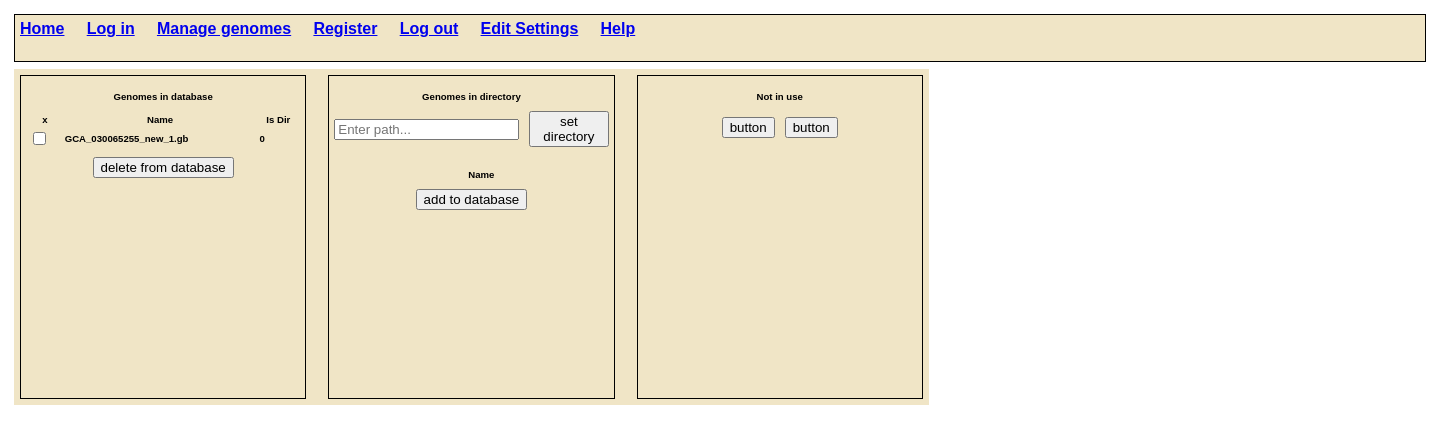
Page /managegenomes on the earlier database version.
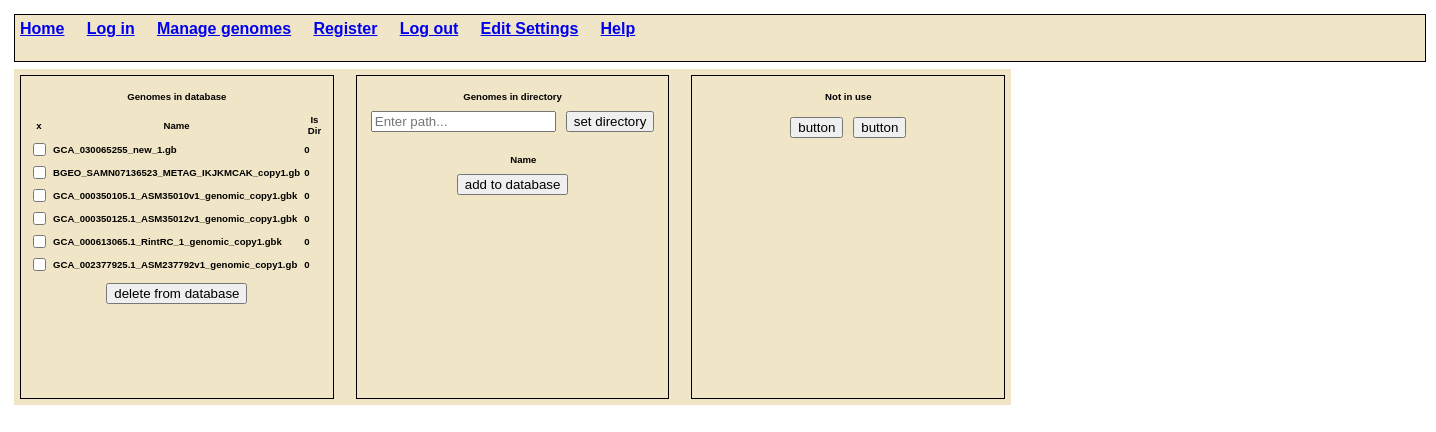
Same page on the later database version.
### event/models.py (models this page shows)
class genomeEntry(models.Model):
    name=models.CharField('name',max_length=120)
    nick=models.CharField('nick',max_length=120,default="-")
    path=models.CharField('path',max_length=120,default="-1")
    extra=models.CharField('extra',max_length=120)
    is_dir=models.CharField('is_dir',max_length=120,default=-1)
    description=models.TextField(blank=True)
    contigs_num=models.IntegerField('contigs_num',default=-1)
    genome_size=models.IntegerField('genome_size',default=-1)
    footprint_size=models.IntegerField('footprint_size',default=-1)
    footprint_perc=models.FloatField('footprint_size',default=-1.0)
    button_analyse_isok=models.TextField('button_analyse_isok',default="red")
    button_prepare_isok=models.TextField('button_prepare_isok',default="red")
    button_blast_isok=models.TextField('button_blast_isok',default="red")
    button_blastanal_isok=models.TextField('button_blastanal_isok',default="red")
    button_footprints_isok=models.TextField('button_footprints_isok',default="red")
    button_analyse_results_isok=models.TextField('button_analyse_results_isok',default="red")
    files_num=models.IntegerField('files_num',default=-1)
    footprints=models.ManyToManyField(Footprint,blank=True)
    work_files_dir=models.CharField('work_files_dir',max_length=120,default="D:/workfiles/")
    concat_fasta_file=models.CharField('concat_fasta_file',max_length=120,default="")
    blast_results_file=models.CharField('blast_results_file',max_length=120,default="")
    blast_analysis_file=models.CharField('blast_analysis_file',max_length=120,default="")
    analysed_gb_files=models.CharField('analysed_gb_files',max_length=120,default="")
    is_list_csv_file=models.CharField('is_list_csv_file',max_length=120,default="")
    is_frequency_pic=models.CharField('is_frequency_pic',max_length=120,default="")
    def __str__(self):
	    return self.name

### event/views.py (the view)
# urls.py: path('managegenomes',views.managegenomes,name="managegenomes"),
def managegenomes(request):
    dbsquares = genomeEntry.objects.all()
    try:
        currendir_listing = os.listdir(request.user.userprofile.current_genome_dir)
    except:
        currendir_listing = []
    if request.method == 'POST':
        sent_action = request.POST.get('command')
        sent_answer = request.POST.get('answer')
        if sent_action == 'deletegenomes':
            print("sent_command deletegenomes")
            sent_answer = request.POST.get('answer').split(",")
            for i in sent_answer:
                genObj = genomeEntry.objects.filter(name=i).first()
                if genObj is not None:
                    genObj.delete()
            return render(request,'event/managegenomes.html',{'squaredb':dbsquares,'currentdir_listing':currendir_listing})
        if sent_action == 'addgenomes':
            print("sent_command addgenomes")
            sent_answer = request.POST.get('answer').split(",")
            for i in sent_answer:
                print(i)
                existing_entry = genomeEntry.objects.filter(name=i).first()
                if not existing_entry:
                    cleanedname=remove_extension(i)
                    if os.path.isdir(request.user.userprofile.current_genome_dir+"/"+i):
                        dirinput="1"
                    else:
                        dirinput="0"
                    my_work_files_dir=request.user.userprofile.work_files_dir+"/"+cleanedname
                    if not os.path.exists(my_work_files_dir):
                        os.makedirs(my_work_files_dir)
                    my_blast_files_dir=request.user.userprofile.blast_files_dir+"/"+cleanedname
                    if not os.path.exists(my_blast_files_dir):
                        os.makedirs(my_blast_files_dir)
                    genomeP = genomeEntry.objects.create(name=i, path=request.user.userprofile.current_genome_dir, extra='sea3', is_dir=dirinput,blast_results_file=my_blast_files_dir,work_files_dir=my_work_files_dir)
            return render(request,'event/managegenomes.html',{'squaredb':dbsquares,'currentdir_listing':currendir_listing})
        if sent_action == 'commitDirectory':
            print("sent_command commitdirectory")
            sent_path = request.POST.get('answer')
            print (sent_path)
            if os.path.isdir(sent_path):
                request.user.userprofile.current_genome_dir=sent_path
                currendir_listing = os.listdir(sent_path)
                request.user.userprofile.save()
            currendir_listing = os.listdir(request.user.userprofile.current_genome_dir)
            return render(request,'event/managegenomes.html',{'squaredb':dbsquares,'currentdir_listing':currendir_listing})
    else:
        return render(request,'event/managegenomes.html',{'squaredb':dbsquares,'currentdir_listing':currendir_listing})

### event/templates/event/managegenomes.html (shortened to what this page needs)
 {% extends 'event/base.html' %}
{% load static %}
{%block content%}
<!DOCTYPE html>
<html lang="en">
<head>
</head>
<body>
    <div class="container">
    <div class="header">
        <a class="nav-link" href="{% url 'home' %}">Home</a>&nbsp;&nbsp;&nbsp;&nbsp;
        <a class="nav-link" href="{% url 'login' %}">Log in</a>&nbsp;&nbsp;&nbsp;&nbsp;
        <a class="nav-link" href="{% url 'managegenomes' %}">Manage genomes</a>&nbsp;&nbsp;&nbsp;&nbsp;
          <a class="nav-link" href="{% url 'register_user' %}">Register</a>&nbsp;&nbsp;&nbsp;&nbsp;
          <a class="nav-link" href="{% url 'logout' %}">Log out</a>&nbsp;&nbsp;&nbsp;&nbsp;
          <a class="nav-link" href="{% url 'editSettings' %}"> Edit Settings</a>&nbsp;&nbsp;&nbsp;&nbsp;
          <a class="nav-link" href="{% url 'help' %}">Help</a>&nbsp;&nbsp;&nbsp;&nbsp;
    </div>
    <div class="container2">
        <div class="box2">
        <p>Genomes in database</p>
            <table id="example" class="table table-striped" style="width:100%">
                <thead>
                    <tr>
                      <th>x</th>
                        <th>Name</th>
                        <th>Is Dir</th>
                    </tr>
                </thead>
                <tbody>
                  {% for item in squaredb %}
                  <tr>
                    <td><input type="checkbox" name="{{ item }}" {% if item.is_checked %}checked{% endif %}></td>
                    <td> {{item.name}}</td>
                    <td> {{item.is_dir}}</td>
                  </tr>
                {% endfor %}
            </table>
            <div class="buttons">
                <button type="button" onclick="deleteGenome()">delete from database</button>
            </div>
        </div>
        <div class="box2">
            <p>Genomes in directory</p>
            <form method="post" id="question-form" action="" style="display: flex; align-items: center;">
                <input type="text" id="path-input" name="path" placeholder="Enter path..." style="display: inline-block; margin-right: 10px;">
                <button type="button" onclick="commitDirectory()" style="display: inline-block;">set directory</button>
            </form>
            <table id="example" class="table table-striped" style="width:100%">
                <thead>
                    <tr>
                      <th></th>
                        <th>Name</th>
                    </tr>
                </thead>
            </table>
            <div class="buttons">
                <button type="button" onclick="addGenomes()">add to database</button>
            </div>
        </div>
        <div class="box2">
            <p>Not in use</p>
            <div class="buttons">
                <button>button</button>
                <button>button</button>
            </div>
        </div>
    </div>
</div>
    </body>
</html>
{%endblock%}

Differences in the rows shown:
added genomeEntry: name "BGEO_SAMN07136523_METAG_IKJKMCAK_copy1.gb", is_dir "0"
added genomeEntry: name "GCA_000350105.1_ASM35010v1_genomic_copy1.gbk", is_dir "0"
added genomeEntry: name "GCA_000350125.1_ASM35012v1_genomic_copy1.gbk", is_dir "0"
added genomeEntry: name "GCA_000613065.1_RintRC_1_genomic_copy1.gbk", is_dir "0"
added genomeEntry: name "GCA_002377925.1_ASM237792v1_genomic_copy1.gb", is_dir "0"
